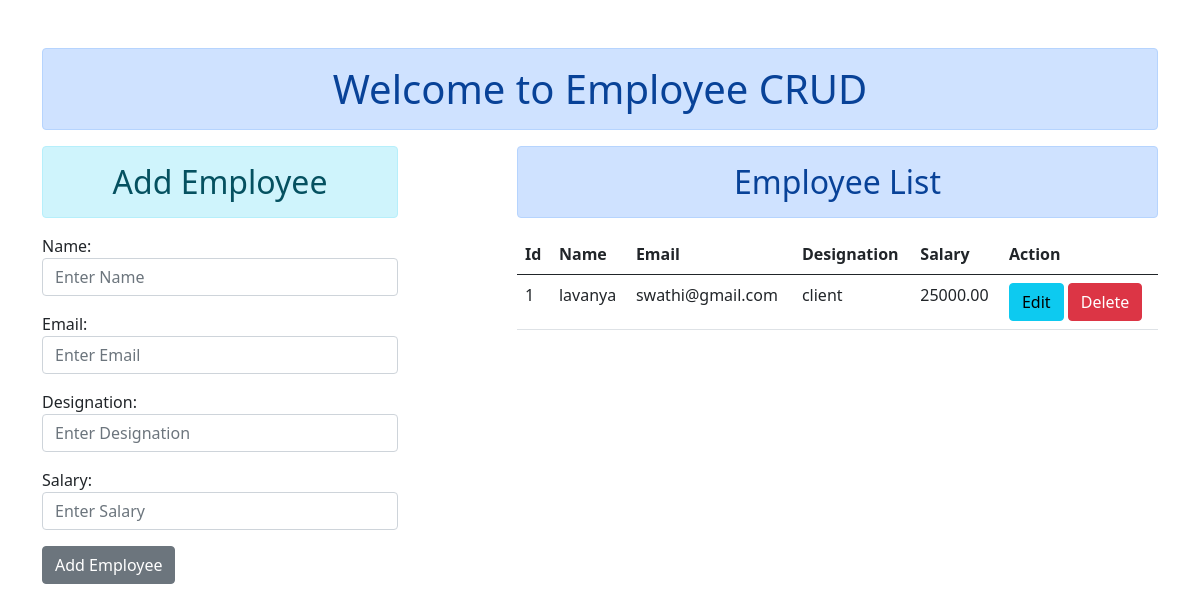
/employee/, run on an earlier commit of the app's database.
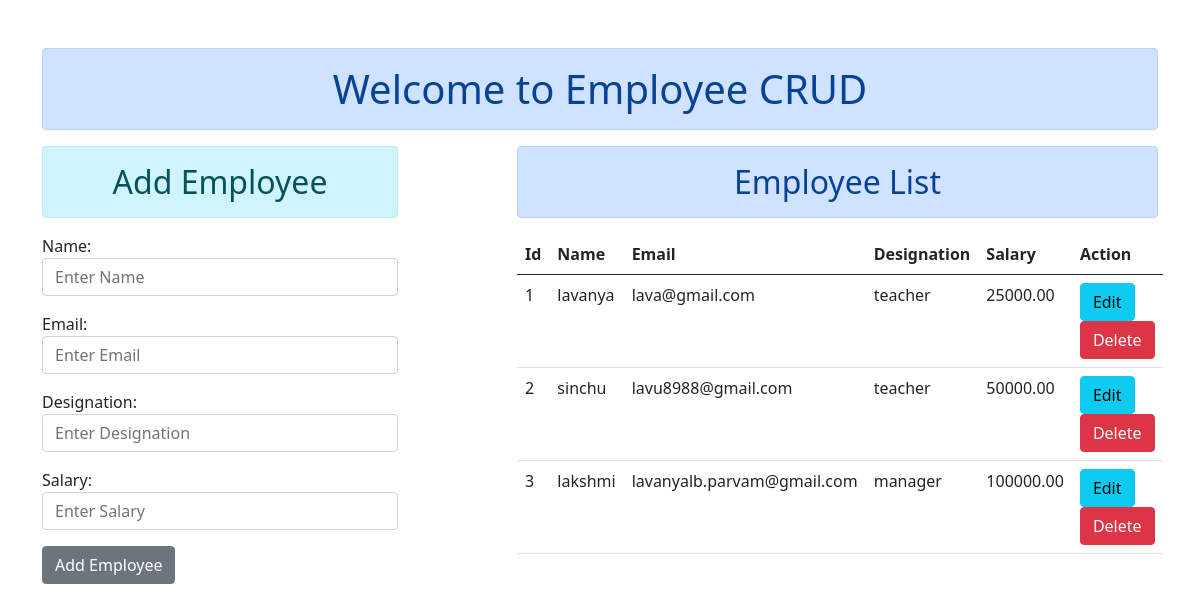
And on a later commit of the database.
### emp_app/models.py (models this page shows, shortened)
class Employee(models.Model):
    name = models.CharField(max_length=100, blank=False)
    email = models.EmailField(unique=True, blank=False)
    designation = models.CharField(max_length=100, blank=False)  # Add Designation
    salary = models.DecimalField(max_digits=10, decimal_places=2, blank=False)

### emp_app/views.py (the view)
# urls.py: path('', views.home, name='employee_home'),  # Add this to handle /employee/
def home(request):
    employees = models.Employee.objects.all()  # Ensure this is always defined
    if request.method == "POST":
        emp_form = forms.EmployeeForm(request.POST)
        if emp_form.is_valid():
            emp_form.save()
            employee_form = forms.EmployeeForm()  # Reset form after submission
        else:
            employee_form = emp_form  # Preserve form data with errors
    else:
        employee_form = forms.EmployeeForm()
    context = {
        "employees": employees,  # Always defined
        "employee_form": employee_form
    }
    return render(request, "home.html", context)

### emp_app/forms.py
class EmployeeForm(forms.ModelForm):
    class Meta:
        model = Employee
        fields = ["name", "email", "designation", "salary"]
        widgets = {
            "name": forms.TextInput(attrs={"class": "form-control", "placeholder": "Enter Name"}),
            "email": forms.EmailInput(attrs={"class": "form-control", "placeholder": "Enter Email"}),
            "designation": forms.TextInput(attrs={"class": "form-control", "placeholder": "Enter Designation"}),
            "salary": forms.NumberInput(attrs={"class": "form-control", "placeholder": "Enter Salary"}),
}

### emp_app/templates/home.html (shortened to what this page needs)
{% extends "base.html" %}
{% block content %}
<div class="row">
   <div class="col-md-4 col-12">
      <h2 class="alert alert-info text-center">Add Employee</h2>
      <form action="{% url 'home' %}" method="POST">
        {{ employee_form.as_p }}
         <input type="submit" class="btn btn-secondary" value="Add Employee">
      </form>
   </div>
   <div class="col-md-7 offset-md-1 col-12">
      <h2 class="alert alert-primary text-center">Employee List</h2>
      <table class="table table-hover">
         <thead>
            <tr>
               <th>Id</th>
               <th>Name</th>
               <th>Email</th>
               <th>Designation</th>
               <th>Salary</th>
               <th>Action</th>
            </tr>
         </thead>
         <tbody>
            {% for emp in employees %}
            <tr>
               <td>{{ emp.id }}</td>
               <td>{{ emp.name }}</td>
               <td>{{ emp.email }}</td>
               <td>{{ emp.designation }}</td>
               <td>{{ emp.salary }}</td>
               <td>
                  <a href="{% url 'edit' emp.id %}" class="btn btn-info">Edit</a>
                  <a href="{% url 'delete' emp.id %}" class="btn btn-danger">Delete</a>
               </td>
            </tr>
            {% empty %}
            <td colspan="6">
               <h3 class="alert alert-warning text-center">No Employees found</h3>
            </td>
            {% endfor %}
         </tbody>
      </table>
   </div>
{% endblock content %}

### emp_app/templates/base.html (shortened to what this page needs)
{% load static %}
<!DOCTYPE html>
<html lang="en">
<head>
    <link rel="stylesheet" href="{% static 'css/bootstrap.min.css'%}">
</head>
<body>
 <div class="container mt-5">
    <h1 class="alert alert-primary text-center">Welcome to Employee CRUD</h1>
    {% block content %}
    {% endblock content %}
</div>
</body>
</html>

What changed in the data, as far as the page shows it:
changed Employee "lavanya": email "swathi@gmail.com" → "lava@gmail.com"; designation "client" → "teacher"
added Employee: id "2", name "sinchu", email "lavu8988@gmail.com", designation "teacher", salary "50000.00"
added Employee: id "3", name "lakshmi", email "lavanyalb.parvam@gmail.com", designation "manager", salary "100000.00"
